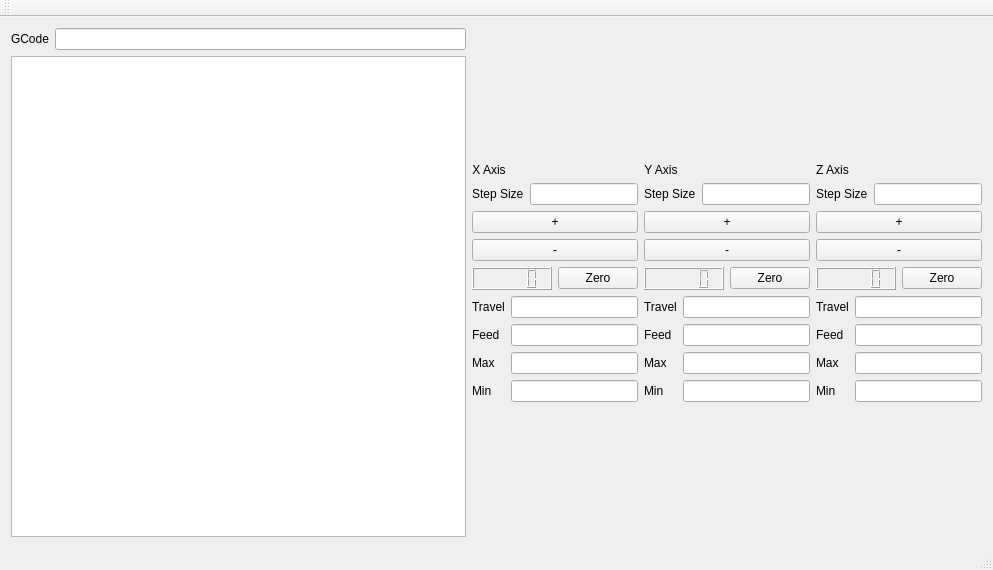
<?xml version="1.0" encoding="UTF-8"?>
<ui version="4.0">
 <class>MainWindow</class>
 <widget class="QMainWindow" name="MainWindow">
  <property name="geometry">
   <rect>
    <x>0</x>
    <y>0</y>
    <width>993</width>
    <height>570</height>
   </rect>
  </property>
  <property name="windowTitle">
   <string>MainWindow</string>
  </property>
  <widget class="QWidget" name="centralWidget">
   <layout class="QHBoxLayout" name="horizontalLayout_15">
    <item>
     <layout class="QHBoxLayout" name="horizontalLayout_14">
      <item>
       <layout class="QVBoxLayout" name="verticalLayout_4">
        <item>
         <layout class="QHBoxLayout" name="horizontalLayout_13">
          <item>
           <widget class="QLabel" name="label_25">
            <property name="text">
             <string>GCode</string>
            </property>
           </widget>
          </item>
          <item>
           <widget class="QLineEdit" name="lineEditGcode"/>
          </item>
         </layout>
        </item>
        <item>
         <widget class="QTextBrowser" name="textBrowserConsole"/>
        </item>
       </layout>
      </item>
      <item>
       <layout class="QVBoxLayout" name="verticalLayout_3">
        <item>
         <layout class="QVBoxLayout" name="verticalLayout_2">
          <item>
           <layout class="QVBoxLayout" name="verticalLayout">
            <item>
             <layout class="QHBoxLayout" name="horizontalLayout_2">
              <item>
               <layout class="QGridLayout" name="gridLayout">
                <item row="4" column="0">
                 <layout class="QHBoxLayout" name="horizontalLayout_10">
                  <item>
                   <widget class="QLCDNumber" name="lcdNumberXPos">
                    <property name="value" stdset="0">
                     <double>0.000000000000000</double>
                    </property>
                   </widget>
                  </item>
                  <item>
                   <widget class="QPushButton" name="pushButtonXZero">
                    <property name="text">
                     <string>Zero</string>
                    </property>
                   </widget>
                  </item>
                 </layout>
                </item>
                <item row="5" column="0">
                 <layout class="QGridLayout" name="gridLayout_4">
                  <item row="1" column="1">
                   <widget class="QLineEdit" name="lineEditXFeed"/>
                  </item>
                  <item row="3" column="0">
                   <widget class="QLabel" name="label_11">
                    <property name="text">
                     <string>Min</string>
                    </property>
                   </widget>
                  </item>
                  <item row="0" column="1">
                   <widget class="QLineEdit" name="lineEditXTravel"/>
                  </item>
                  <item row="1" column="0">
                   <widget class="QLabel" name="label_3">
                    <property name="text">
                     <string>Feed</string>
                    </property>
                   </widget>
                  </item>
                  <item row="2" column="1">
                   <widget class="QLineEdit" name="lineEditXMax"/>
                  </item>
                  <item row="3" column="1">
                   <widget class="QLineEdit" name="lineEditXMin"/>
                  </item>
                  <item row="2" column="0">
                   <widget class="QLabel" name="label_10">
                    <property name="text">
                     <string>Max</string>
                    </property>
                   </widget>
                  </item>
                  <item row="0" column="0">
                   <widget class="QLabel" name="label_2">
                    <property name="text">
                     <string>Travel</string>
                    </property>
                   </widget>
                  </item>
                 </layout>
                </item>
                <item row="0" column="0">
                 <widget class="QLabel" name="label">
                  <property name="sizePolicy">
                   <sizepolicy hsizetype="Fixed" vsizetype="Fixed">
                    <horstretch>0</horstretch>
                    <verstretch>0</verstretch>
                   </sizepolicy>
                  </property>
                  <property name="text">
                   <string>X Axis</string>
                  </property>
                  <property name="alignment">
                   <set>Qt::AlignCenter</set>
                  </property>
                 </widget>
                </item>
                <item row="2" column="0">
                 <widget class="QPushButton" name="pushButtonXPlus">
                  <property name="text">
                   <string>+</string>
                  </property>
                 </widget>
                </item>
                <item row="3" column="0">
                 <widget class="QPushButton" name="pushButtonXMinus">
                  <property name="text">
                   <string>-</string>
                  </property>
                 </widget>
                </item>
                <item row="1" column="0">
                 <layout class="QHBoxLayout" name="horizontalLayout_3">
                  <property name="sizeConstraint">
                   <enum>QLayout::SetFixedSize</enum>
                  </property>
                  <item>
                   <widget class="QLabel" name="label_22">
                    <property name="text">
                     <string>Step Size</string>
                    </property>
                   </widget>
                  </item>
                  <item>
                   <widget class="QLineEdit" name="lineEditXStepSize"/>
                  </item>
                 </layout>
                </item>
               </layout>
              </item>
              <item>
               <layout class="QGridLayout" name="gridLayout_5">
                <item row="0" column="0">
                 <widget class="QLabel" name="label_12">
                  <property name="sizePolicy">
                   <sizepolicy hsizetype="Fixed" vsizetype="Fixed">
                    <horstretch>0</horstretch>
                    <verstretch>0</verstretch>
                   </sizepolicy>
                  </property>
                  <property name="text">
                   <string>Y Axis</string>
                  </property>
                  <property name="alignment">
                   <set>Qt::AlignCenter</set>
                  </property>
                 </widget>
                </item>
                <item row="3" column="0">
                 <widget class="QPushButton" name="pushButtonYMinus">
                  <property name="text">
                   <string>-</string>
                  </property>
                 </widget>
                </item>
                <item row="2" column="0">
                 <widget class="QPushButton" name="pushButtonYPlus">
                  <property name="text">
                   <string>+</string>
                  </property>
                 </widget>
                </item>
                <item row="4" column="0">
                 <layout class="QHBoxLayout" name="horizontalLayout_11">
                  <item>
                   <widget class="QLCDNumber" name="lcdNumberYPos"/>
                  </item>
                  <item>
                   <widget class="QPushButton" name="pushButtonYZero">
                    <property name="text">
                     <string>Zero</string>
                    </property>
                   </widget>
                  </item>
                 </layout>
                </item>
                <item row="5" column="0">
                 <layout class="QGridLayout" name="gridLayout_6">
                  <item row="3" column="0">
                   <widget class="QLabel" name="label_13">
                    <property name="text">
                     <string>Min</string>
                    </property>
                   </widget>
                  </item>
                  <item row="1" column="1">
                   <widget class="QLineEdit" name="lineEditYFeed"/>
                  </item>
                  <item row="0" column="1">
                   <widget class="QLineEdit" name="lineEditYTravel"/>
                  </item>
                  <item row="3" column="1">
                   <widget class="QLineEdit" name="lineEditYMin"/>
                  </item>
                  <item row="2" column="0">
                   <widget class="QLabel" name="label_15">
                    <property name="text">
                     <string>Max</string>
                    </property>
                   </widget>
                  </item>
                  <item row="2" column="1">
                   <widget class="QLineEdit" name="lineEditYMax"/>
                  </item>
                  <item row="1" column="0">
                   <widget class="QLabel" name="label_14">
                    <property name="text">
                     <string>Feed</string>
                    </property>
                   </widget>
                  </item>
                  <item row="0" column="0">
                   <widget class="QLabel" name="label_16">
                    <property name="text">
                     <string>Travel</string>
                    </property>
                   </widget>
                  </item>
                 </layout>
                </item>
                <item row="1" column="0">
                 <layout class="QHBoxLayout" name="horizontalLayout_8">
                  <property name="sizeConstraint">
                   <enum>QLayout::SetFixedSize</enum>
                  </property>
                  <item>
                   <widget class="QLabel" name="label_23">
                    <property name="text">
                     <string>Step Size</string>
                    </property>
                   </widget>
                  </item>
                  <item>
                   <widget class="QLineEdit" name="lineEditYStepSize"/>
                  </item>
                 </layout>
                </item>
               </layout>
              </item>
              <item>
               <layout class="QGridLayout" name="gridLayout_7">
                <item row="2" column="0">
                 <widget class="QPushButton" name="pushButtonZPlus">
                  <property name="text">
                   <string>+</string>
                  </property>
                 </widget>
                </item>
                <item row="3" column="0">
                 <widget class="QPushButton" name="pushButtonZMinus">
                  <property name="text">
                   <string>-</string>
                  </property>
                 </widget>
                </item>
                <item row="0" column="0">
                 <widget class="QLabel" name="label_17">
                  <property name="sizePolicy">
                   <sizepolicy hsizetype="Fixed" vsizetype="Fixed">
                    <horstretch>0</horstretch>
                    <verstretch>0</verstretch>
                   </sizepolicy>
                  </property>
                  <property name="text">
                   <string>Z Axis</string>
                  </property>
                  <property name="alignment">
                   <set>Qt::AlignCenter</set>
                  </property>
                 </widget>
                </item>
                <item row="4" column="0">
                 <layout class="QHBoxLayout" name="horizontalLayout_12">
                  <item>
                   <widget class="QLCDNumber" name="lcdNumberZPos"/>
                  </item>
                  <item>
                   <widget class="QPushButton" name="pushButtonZZero">
                    <property name="text">
                     <string>Zero</string>
                    </property>
                   </widget>
                  </item>
                 </layout>
                </item>
                <item row="5" column="0">
                 <layout class="QGridLayout" name="gridLayout_8">
                  <item row="1" column="0">
                   <widget class="QLabel" name="label_19">
                    <property name="text">
                     <string>Feed</string>
                    </property>
                   </widget>
                  </item>
                  <item row="2" column="0">
                   <widget class="QLabel" name="label_20">
                    <property name="text">
                     <string>Max</string>
                    </property>
                   </widget>
                  </item>
                  <item row="0" column="0">
                   <widget class="QLabel" name="label_21">
                    <property name="text">
                     <string>Travel</string>
                    </property>
                   </widget>
                  </item>
                  <item row="3" column="0">
                   <widget class="QLabel" name="label_18">
                    <property name="text">
                     <string>Min</string>
                    </property>
                   </widget>
                  </item>
                  <item row="2" column="1">
                   <widget class="QLineEdit" name="lineEditZMax"/>
                  </item>
                  <item row="3" column="1">
                   <widget class="QLineEdit" name="lineEditZMin"/>
                  </item>
                  <item row="0" column="1">
                   <widget class="QLineEdit" name="lineEditZTravel"/>
                  </item>
                  <item row="1" column="1">
                   <widget class="QLineEdit" name="lineEditZFeed"/>
                  </item>
                 </layout>
                </item>
                <item row="1" column="0">
                 <layout class="QHBoxLayout" name="horizontalLayout_9">
                  <property name="sizeConstraint">
                   <enum>QLayout::SetFixedSize</enum>
                  </property>
                  <item>
                   <widget class="QLabel" name="label_24">
                    <property name="text">
                     <string>Step Size</string>
                    </property>
                   </widget>
                  </item>
                  <item>
                   <widget class="QLineEdit" name="lineEditZStepSize"/>
                  </item>
                 </layout>
                </item>
               </layout>
              </item>
             </layout>
            </item>
           </layout>
          </item>
         </layout>
        </item>
       </layout>
      </item>
     </layout>
    </item>
   </layout>
  </widget>
  <widget class="QStatusBar" name="statusBar"/>
  <widget class="QToolBar" name="mainToolBar">
   <attribute name="toolBarArea">
    <enum>TopToolBarArea</enum>
   </attribute>
   <attribute name="toolBarBreak">
    <bool>false</bool>
   </attribute>
  </widget>
 </widget>
 <layoutdefault spacing="6" margin="11"/>
 <resources/>
 <connections/>
</ui>
